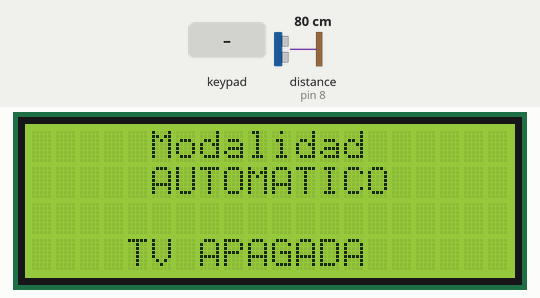
The sketch below on a simulated Arduino Uno, built with avr-gcc and run on an emulated ATmega328P. On the bench: 20×4 character LCD. Wiring (inferred from the names in the program): ultrasonic range finder: trigger pin 9; echo pin 8. The test bench sets the inputs (shaded band); at power-on: distance to the obstacle (sensor on pin 8) 80 cm. The echo pulse lasts 58.3 µs per cm; what the sketch prints to the serial monitor is not drawn.

Above: at 1.6 s.
1.7 s: key '2' pressed
At 3.1 s:
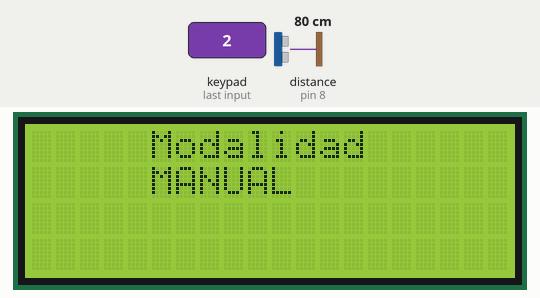
3.4 s: key '3' pressed
At 4.2 s:
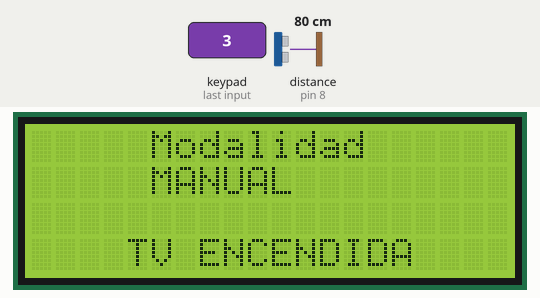
5.0 s: key '4' pressed
At 6.4 s:
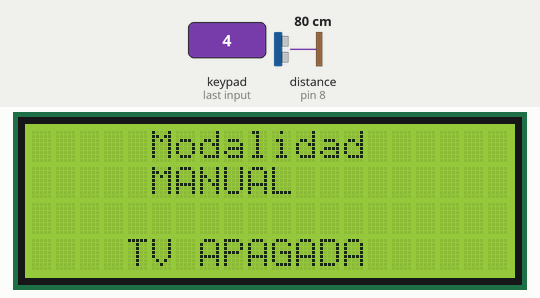
6.7 s: key '2' pressed
At 8.0 s:
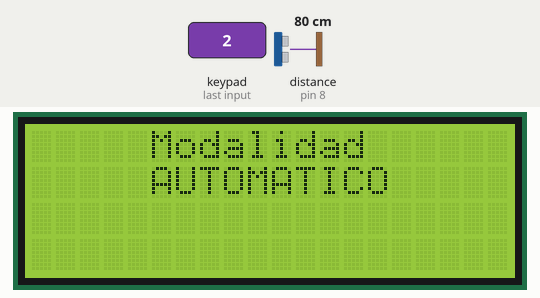
8.4 s: distance to the obstacle (sensor on pin 8) set to 43 cm
9.9 s: distance to the obstacle (sensor on pin 8) set to 36 cm
At 10.9 s:
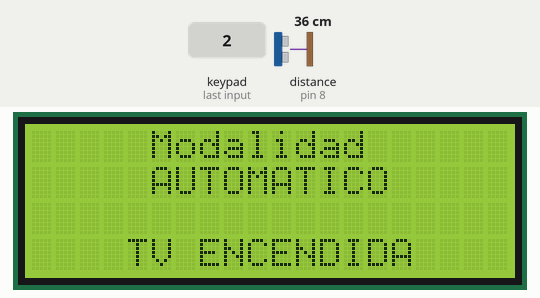
Timing chart, 0 to 12.4 s (numbered marks = the images above; inputs shaded):
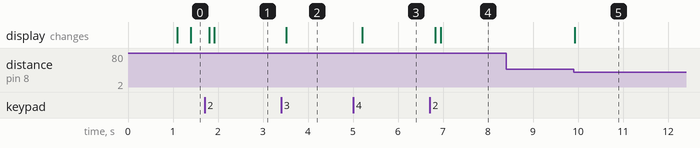

Measured:
- the behaviour switches between 41 and 40 cm on distance to the obstacle (sensor on pin 8) (found by bisection; images 4 and 5)
- after the input at 1.7 s, the display: first changes after 0.11 s (image 1 shows a later state)
- after the input at 3.4 s, the display: changes after 0.11 s (image 2)
- after the input at 5.0 s, the display: changes after 0.21 s (image 3)
- after the input at 6.7 s, the display: first changes after 0.13 s (image 4 shows a later state)
- after the input at 8.4 s, every drawn part: stays the same
- after the input at 9.9 s, the display: changes at once (image 5)

The sketch:

receptorcon_botones.ino
```cpp
#include <IRremote.h> // importa libreria IRremote
#include <LiquidCrystal_I2C.h>
#include <Wire.h>
#include <Keypad.h>
#define Pecho 8
#define Ptrig 9

LiquidCrystal_I2C lcd(0x27,20,4); // si no te sale con esta direccion  puedes usar (0x3f,16,2) || (0x27,16,2)  ||(0x20,16,2)


const byte filas = 1;
const byte columnas = 4;
byte pinsFilas[filas] = {6};
byte pinsColumnas[columnas] = {5, 4, 3, 2};
int tecla = 0;
int menu_nivel = 0;
int valor = 0;
char opcion_seleccionada = ' ';
long duracion, distancia;
boolean automatico = true;
int estadotv = 0;

char teclas[filas][columnas] =
{
  {'1','2','3','4'},
};
Keypad teclado = Keypad(makeKeymap(teclas), pinsFilas, pinsColumnas, filas, columnas);

int SENSOREMI = 12;
int SENSOR = 11;        // sensor KY-022 a pin digital pi034
void setup() {
  Serial.begin(9600);             // inicializa comunicacion serie a 9600 bps
 // IrReceiver.begin(SENSOR, DISABLE_LED_FEEDBACK);     // inicializa recepcion de datos
 IrSender.begin(SENSOREMI, DISABLE_LED_FEEDBACK);

  pinMode(Pecho, INPUT);     // define el pin 6 como entrada (echo)
  pinMode(Ptrig, OUTPUT);    // define el pin 7 como salida  (triger)

  lcd.init();//inicializa la pantalla
  lcd.backlight();//Enciende la luz de fondo

  lcd.setCursor(5, 0); //posicion 5 en x en la primer linea
  lcd.print("Modalidad");//
/*
  lcd.setCursor(7, 0); //posicion 5 en x en la primer linea
  lcd.print("Login");//

  lcd.setCursor(4,1);//posiciona el cursor x,y
  lcd.print("User: user1");//Imprime el msj

  lcd.setCursor(4,2);//posiciona el cursor x,y
  lcd.print("Pass: ");//Imprime el msj

  lcd.blink();//Enciende y apaga el cursor*/


}

void loop() {
 // if (IrReceiver.decode()) {          // si existen datos ya decodificados
 //   Serial.println(IrReceiver.decodedIRData.decodedRawData, HEX);  // imprime valor en hexadecimal en monitor
 //  IrReceiver.resume();              // resume la adquisicion de datos
 // }

  digitalWrite(Ptrig, LOW);
  delayMicroseconds(2);
  digitalWrite(Ptrig, HIGH);   // genera el pulso de triger por 10ms
  delayMicroseconds(10);
  digitalWrite(Ptrig, LOW);
  tecla = teclado.getKey();
  duracion = pulseIn(Pecho, HIGH);
  distancia = (duracion/2) / 29;            // calcula la distancia en centimetros


  if (distancia >= 500 || distancia <= 0){  // si la distancia es mayor a 500cm o menor a 0cm
    Serial.println("---");      // no mide nada

  }
  else {
    Serial.print(distancia);           // envia el valor de la distancia por el puerto serial
    Serial.println("cm");              // le coloca a la distancia los centimetros "cm"


  }


  switch (automatico) {
  case true:
    lcd.setCursor(5, 1);
    lcd.print("AUTOMATICO");//
    if (distancia <= 39 ){
          Serial.println(estadotv);
            if(estadotv == 0){
               lcd.setCursor(4, 3); //posicion 5 en x en la primer linea
               lcd.print("TV ENCENDIDA");//Imprime el msj
               delay (100);

              IrSender.sendSamsung(0x0707, 0xE6, 10);//apagar tvSamsung
              Serial.println("Encender TV");
              estadotv = 1;
      }

    }

    if ( distancia >= 40 )  {  // si la distancia es mayor a 500cm o menor a 0cm
     Serial.println(estadotv);
      if(estadotv == 1){

        lcd.setCursor(4,3);//posiciona el cursor x,y
        lcd.print("TV APAGADA     ");//Imprime el msj
         delay (100);
        IrSender.sendSamsung(0x0707, 0x02, 0);//apagar tvSamsung
        Serial.println("APAGAR TV");
        estadotv = 0;
      }


    }

    if(tecla == '2'){
       Serial.println("Desactivar Automatico");
       automatico = 0;
        lcd.clear();
        lcd.setCursor(5, 0); //posicion 5 en x en la primer linea
        lcd.print("Modalidad");//
      }
    break;

  case false:
        lcd.setCursor(5, 1);
        lcd.print("MANUAL     ");//
   if(tecla == '3'){
      IrSender.sendSamsung(0x0707, 0xE6, 0);//apagar tvSamsung
        Serial.println("Encender TV");
        lcd.setCursor(4, 3); //posicion 5 en x en la primer linea
        lcd.print("TV ENCENDIDA");//Imprime el msj
        tecla = 0;
         delay (100);
      }
      if(tecla == '4'){
     IrSender.sendSamsung(0x0707, 0x02, 0);//apagar tvSamsung
        Serial.println("APAGAR TV");
        tecla = 0;
         lcd.setCursor(4,3);//posiciona el cursor x,y
        lcd.print("TV APAGADA     ");//Imprime el msj
        delay (100);
      }

     if(tecla == '2'){
        lcd.clear();
        lcd.setCursor(5, 0); //posicion 5 en x en la primer linea
        lcd.print("Modalidad");//
       Serial.println("Activar Automatico");
       automatico = 1;
      }
    break;
}


   /*tecla = teclado.getKey();
      if(tecla == '1'){
      IrSender.sendSamsung(0x0707, 0x07, 0);//SUBIR VOLUMEN tvSamsung
        Serial.println("SUBI EL VOLUMEN");
        Serial.println(tecla);
        tecla = 0;
      }

      if(tecla == '2'){
       IrSender.sendSamsung(0x0707, 0x0B, 0);//BAJAR VOLUMEN tvSamsung
         Serial.println("BAJE EL VOLUMEN");
        tecla = 0;
      }

      if(tecla == '3'){
      IrSender.sendSamsung(0x0707, 0xE6, 0);//apagar tvSamsung
        Serial.println("Encender TV");
        tecla = 0;
      }
      if(tecla == '4'){
     IrSender.sendSamsung(0x0707, 0x02, 0);//apagar tvSamsung
        Serial.println("APAGAR TV");
        tecla = 0;

      }*/
  delay (100);                  // breve demora de 100 ms.

}

//5FAB24D encedido CLIMA
//21DEB24D aoagado CLIMA

//19E60707 apagado Tv
//FD020707 Encendido tv
// F8070707 subir volumen
// F40B0707 bajar volumen
```
